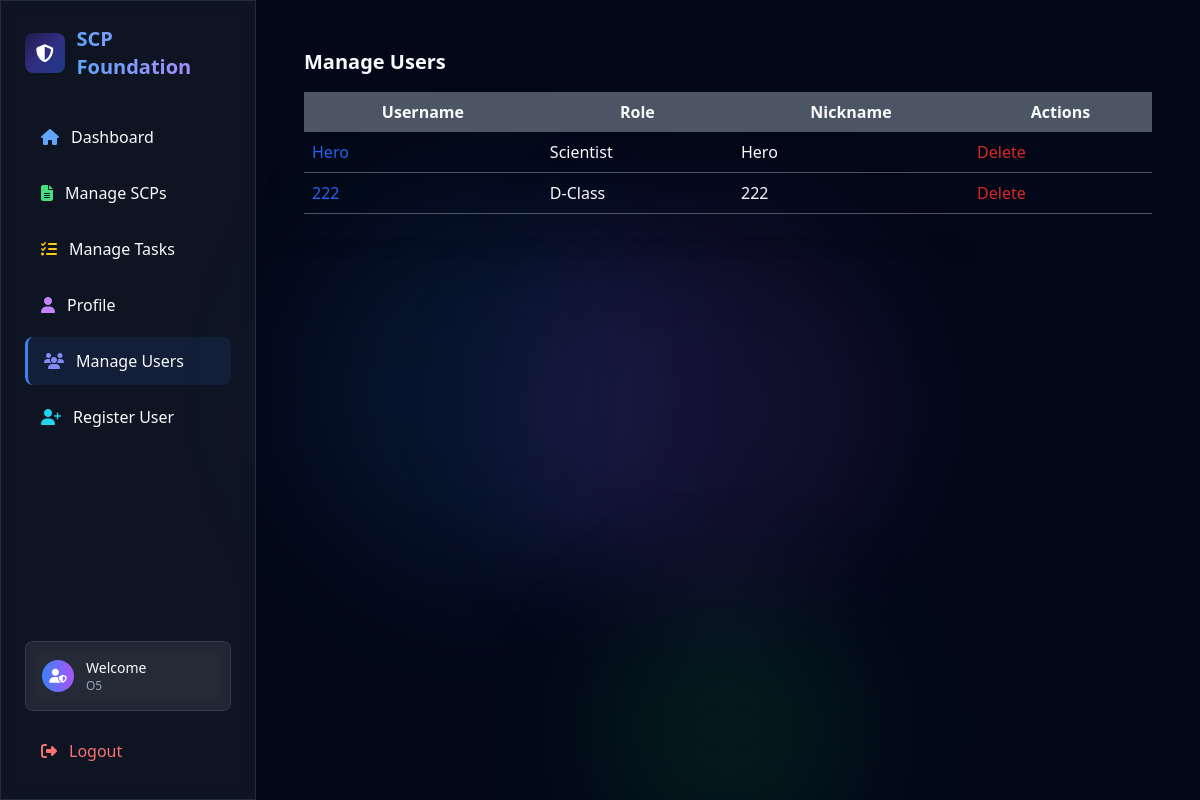
The app's page /users (signed in) with its own data.
### tables this page shows
CREATE TABLE users (
            id INTEGER PRIMARY KEY AUTOINCREMENT,
            username TEXT UNIQUE NOT NULL,
            password TEXT NOT NULL,
            role TEXT NOT NULL CHECK(role IN ('O5', 'Scientist', 'Security', 'SCP', 'D-Class')),
            nickname TEXT,
            theme TEXT DEFAULT 'light',
            profile_image TEXT DEFAULT 'default.png',
            bio TEXT
        );

### app.py (the view)
    def wrap(*args, **kwargs):
        if 'user_id' not in session:
            flash('Please log in first.', 'error')
            return redirect(url_for('login'))
        return f(*args, **kwargs)

### app.py (called while the page is built)
def get_db():
    conn = sqlite3.connect('scp.db')
    conn.row_factory = sqlite3.Row
    return conn

def login_required(f):
    def wrap(*args, **kwargs):
        if 'user_id' not in session:
            flash('Please log in first.', 'error')
            return redirect(url_for('login'))
        return f(*args, **kwargs)
    wrap.__name__ = f.__name__
    return wrap

@app.route('/users', methods=['GET'])
@login_required
def manage_users():
    if session.get('role') != 'O5':
        flash('Only O5 members can manage users.', 'error')
        return redirect(url_for('dashboard'))
    with get_db() as conn:
        c = conn.cursor()
        c.execute('SELECT * FROM users WHERE role != "O5"')
        users = c.fetchall()
    return render_template('users.html', users=users)

### templates/users.html
{% extends "base.html" %} {% block title %}Manage Users{% endblock %} {% block
content %}
<div class="card p-6 shadow-lg">
  <h2 class="text-xl font-bold mb-4">Manage Users</h2>
  <table class="w-full table-auto">
    <thead>
      <tr class="bg-gray-100 dark:bg-gray-600">
        <th class="p-2">Username</th>
        <th class="p-2">Role</th>
        <th class="p-2">Nickname</th>
        <th class="p-2">Actions</th>
      </tr>
    </thead>
    <tbody>
      {% for user in users %}
      <tr class="border-b dark:border-gray-600">
        <td class="p-2">
          <a
            href="{{ url_for('user_profile', user_id=user['id']) }}"
            class="text-blue-600 hover:underline"
            >{{ user['username'] }}</a
          >
        </td>
        <td class="p-2">{{ user['role'] }}</td>
        <td class="p-2">{{ user['nickname'] }}</td>
        <td class="p-2">
          <form
            method="POST"
            action="{{ url_for('delete_user', user_id=user['id']) }}"
          >
            <button type="submit" class="text-red-600 hover:text-red-800">
              Delete
            </button>
          </form>
        </td>
      </tr>
      {% endfor %}
    </tbody>
  </table>
</div>
{% endblock %}

### records on screen
users: username "Hero", role "Scientist", nickname "Hero"
users: username "222", role "D-Class", nickname "222"

### other values on screen
{{ role }} "O5"
